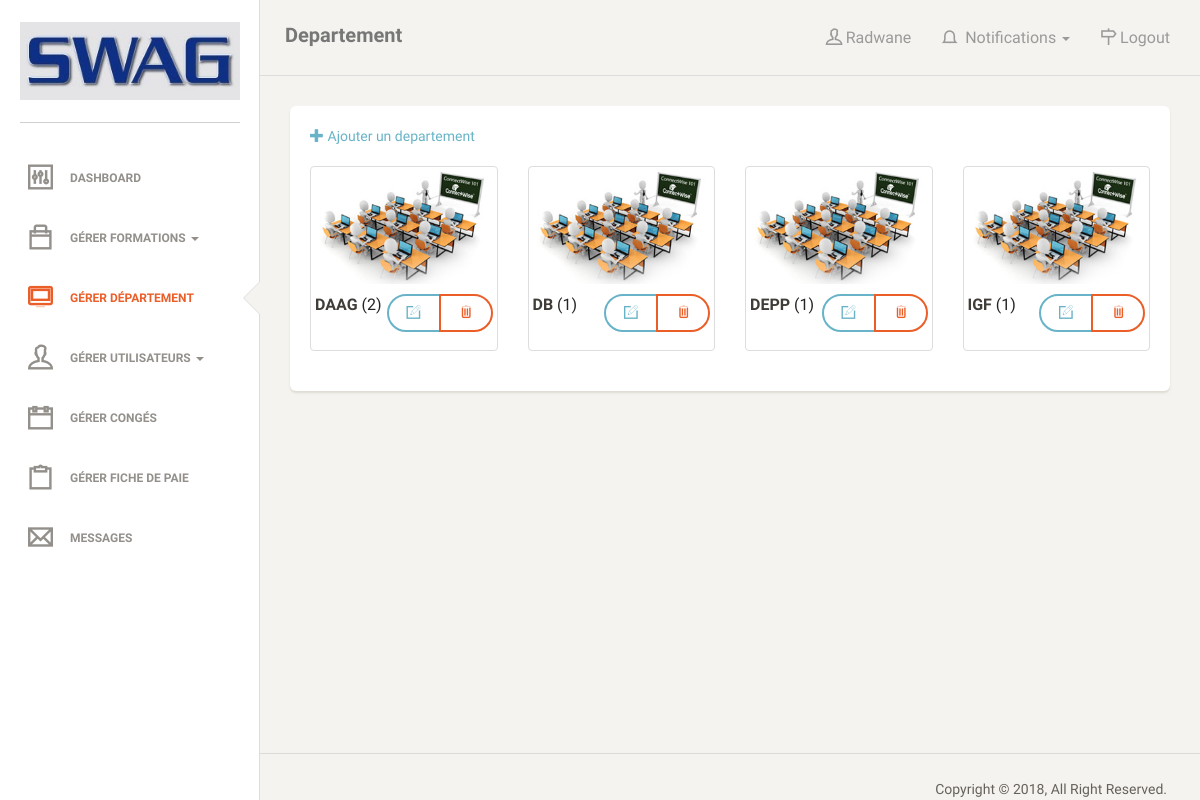
The page /admin/location.php (signed in) on the database its author committed.
### tables this page shows
CREATE TABLE `stlocation` (
  `stdev_id` int(50) NOT NULL,
  `stdev_location_name` varchar(1000) NOT NULL,
  `thumbnails` varchar(1000) NOT NULL
);

### admin/auth.php (called while the page is built, shortened)
<?php
$username = $_COOKIE['auth'];
$select = mysql_query("select * from admin where username = '$username'");
while($data = mysql_fetch_array($select)){
        $id = $data['admin_id'];
        $fname = $data['firstname'];
}
?>

### admin/count_fonct.php (called while the page is built)
<?php
	$my_device = mysql_query("select fonctionnaire.fonct_id, fonctionnaire.firstname,fonctionnaire.lastname,fonctionnaire.bureau,fonctionnaire.designation,fonctionnaire.email,fonctionnaire.grade,fonctionnaire.date_entre,fonctionnaire.telephone from fonctionnaire , stlocation , location_details where fonctionnaire.fonct_id=location_details.fonct_id and stlocation.stdev_id=location_details.stdev_id
and stlocation.stdev_id = '$stdev_id' ")or die(mysql_error());
	$count_yes = mysql_num_rows($my_device);
?>
<?php
	$my_device = mysql_query("select fonctionnaire.fonct_id, fonctionnaire.firstname,fonctionnaire.lastname,fonctionnaire.bureau,fonctionnaire.designation,fonctionnaire.email,fonctionnaire.grade,fonctionnaire.date_entre,fonctionnaire.telephone from fonctionnaire , stlocation , location_details where fonctionnaire.fonct_id=location_details.fonct_id and stlocation.stdev_id=location_details.stdev_id
and stlocation.stdev_id = ''")or die(mysql_error());
	$count_no = mysql_num_rows($my_device);
?>
<?php $not_count = $count_yes -  $count_no; ?>

### admin/location.php (the view, shortened to what this page needs)
<?php
include("auth.php");
?>
<!doctype html>
<html lang="en">
<head>
    <?php
    include("../include/header.php");
    ?>
</head>
<body>
<div class="wrapper">
    <div class="sidebar" data-background-color="white" data-active-color="danger">
        <div class="sidebar-wrapper">
            <div class="logo">
                <a href="dashboard.php" class="simple-text">
                    <img src="../images/logo-swag.jpg" style="width: 100%;">
                </a>
            </div>
            <ul class="nav">
                <li>
                    <a href="dashboard.php">
                        <i class="ti-panel"></i>
                        <p>Dashboard</p>
                    </a>
                </li>
                <li  class="dropdown">
                    <a class="dropdown-toggle" type="button" data-toggle="dropdown">
                        <i class="ti-bag"></i>
                        <p>Gérer formations <span class="caret"></span></p>
                    </a>
                </li>
                <li class="active">
                    <a href="location.php">
                        <i class="ti-desktop"></i>
                        <p>Gérer Département</p>
                    </a>
                </li>
                <li  class="dropdown">
                    <a class="dropdown-toggle" type="button" data-toggle="dropdown">
                        <i class="ti-user"></i>
                        <p>Gérer Utilisateurs <span class="caret"></span></p>
                    </a>
                </li>
                <li >
                    <a href="conges.php">
                        <i class="ti-calendar"></i>
                        <p>Gérer Congés</p>
                    </a>
                </li>
                <li>
                    <a href="payslip.php">
                        <i class="ti-clipboard"></i>
                        <p>Gérer Fiche de Paie</p>
                    </a>
                </li>
                <li>
                    <a href="message.php">
                        <i class="ti-email"></i>
                        <?php
                        $cmp_msg = mysql_query("select * from message where admin_id=$id and receiver='admin' and del_from_admin=0 and seen = 0");
                        $nbMsgNotSeen = mysql_num_rows($cmp_msg);
                        if($nbMsgNotSeen){
                            echo '<p>Messages <span class="label label-info">'.$nbMsgNotSeen.' new</span></p>';
                        }else{
                            echo '<p>Messages</p>';
                        }
                        ?>
                    </a>
                </li>
            </ul>
        </div>
    </div>
    <div class="main-panel">
        <nav class="navbar navbar-default">
            <div class="container-fluid">
                <div class="navbar-header">
                    <a class="navbar-brand" href="#">Departement</a>
                </div>
                <?php
                include("../include/admin_notif.php");
                ?>
            </div>
        </nav>
        <div class="content">
            <div class="container-fluid">
                <div class="row">
                    <div class="col-md-12">
                        <div class="card" style="padding: 20px;">
                            <a href="#" type="button" data-toggle="modal" data-target="#myModal">
                                <span class="glyphicon glyphicon-plus"></span> Ajouter un departement
                            </a><br><br>
                            <div class="row">
                                <?php
                                    $query = mysql_query("select * from stlocation")or die(mysql_error());
                                    $count = mysql_num_rows($query);
                                    if ($count > 0){
                                        while($row = mysql_fetch_array($query)){
                                        $stdev_id = $row['stdev_id'];
                                        ?>
                                        <?php
                                            include('count_fonct.php'); ?>
                                            <div id="del<?php echo $id; ?>" class="col-sm-3">
                                                <div class="thumbnail">
                                                    <a href="Departement.php<?php echo '?stdev_id='.$stdev_id; ?>">
                                                    <img src ="<?php echo $row['thumbnails'] ?>" width="400" height="300">
                                                    </a>
                                                    <p>
                                                        <div class="btn-group pull-right">
                                                            <a type="button" data-id="<?php echo $row['stdev_id'];?>" id="but<?php echo $row['stdev_id'];?>" href="javascript:void(0)" class="btn btn-info"><i class="ti ti-pencil-alt"></i></a>
                                                            <a class="btn btn-danger delete_product" data-id="<?php echo $row['stdev_id'];?>" href="javascript:void(0)"><i class="ti ti-trash"></i></a>
                                                        </div>
                                                    </p>
                                                    <p><strong id="strong"><?php echo $row['stdev_location_name']; ?></strong>
                                                        <?php echo '('.$not_count.')'; ?></p>
                                                        <br>
                                                </div>
                                            </div>
                                        <?php
                                            }
                                        }else{
                                        ?>
                                            <div class="alert alert-info"><i class="icon-info-sign"></i>Il n y a pas des emplacements</div>
                                        <?php  } ?>
                            </div>
                        </div>
                    </div>
                </div>
            </div>
        </div>
        <footer class="footer">
            <div class="container-fluid">
                <div class="copyright pull-right">
                    Copyright &copy; <script>document.write(new Date().getFullYear())</script>, All Right Reserved.</a>
                </div>
            </div>
        </footer>
    </div>
</div>
</body>
</html>

### include/header.php (shortened to what this page needs)
<link href="../assets/css/bootstrap.min.css" rel="stylesheet" />
<link href="../assets/css/animate.min.css" rel="stylesheet"/>
<link href="../assets/css/paper-dashboard.css" rel="stylesheet"/>
<link href="../assets/css/demo.css" rel="stylesheet" />
<link href="http://maxcdn.bootstrapcdn.com/font-awesome/latest/css/font-awesome.min.css" rel="stylesheet">
<link href="../assets/css/themify-icons.css" rel="stylesheet">
<link href="../assets/css/dataTables.bootstrap.min.css" rel="stylesheet">
<link href="../assets/css/style.css" rel="stylesheet">

### include/admin_notif.php (shortened to what this page needs)
<div class="collapse navbar-collapse">
    <?php
    $sqltest = mysql_query("select * from notification where seen=0 and type_person='admin'");
    $notif_count = mysql_num_rows($sqltest);
    ?>
        <ul class="nav navbar-nav navbar-right">
            <li>
                <a href="#">
                    <i class="ti-user"></i>
                    <p><?php echo $fname; ?></p>
                </a>
            </li>
            <li class="dropdown">
                <?php
                    if($notif_count){
                        echo '<a href="#" class="dropdown-toggle activenotif" data-toggle="dropdown">';
                    }else{
                        echo '<a href="#" class="dropdown-toggle" data-toggle="dropdown">';
                    }
                ?>
                        <i class="ti-bell"></i>
                        <p>Notifications</p>
                        <b class="caret"></b>
                  </a>
            </li>
            <li>
                <a href="../logout.php">
                    <i class="ti-direction"></i>
                    <p>Logout</p>
                </a>
            </li>
        </ul>
    </div>

### assets/css/demo.css (style rules this page uses)
.navbar-header { min-width: 120px; }
.container-fluid { padding-right: 15px; padding-left: 15px; }

### admin/location.php (style rules this page uses)
.nav .dropdown { cursor: pointer; }
.thumbnail a img { transition: 1s; }

### rows shown on the page
stlocation: thumbnails (picture), stdev_location_name "DAAG", not_count "2"
stlocation: thumbnails (picture), stdev_location_name "DB", not_count "1"
stlocation: thumbnails (picture), stdev_location_name "DEPP", not_count "1"
stlocation: thumbnails (picture), stdev_location_name "IGF", not_count "1"

### other values the page prints
$fname "Radwane"
